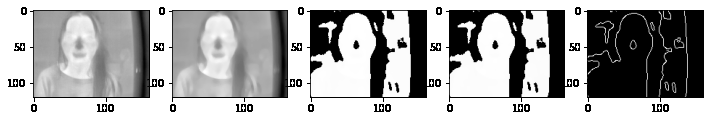
//> input picture Resources/1614513421.528661.allstep.png, 710 x 121 px
$ ./findcontour Resources/1614513421.528661.allstep.png   (built with g++ and OpenCV 4)
//> lines starting //> are read from the running program, lines starting //| are printed output that depends on the picture; after the words box and inside, x2 and y2 are one past the last pixel; in counts of white or black regions, pixels touching at a corner belong together
#include "opencv2/imgcodecs.hpp"
#include "opencv2/highgui.hpp"
#include "opencv2/imgproc.hpp"
#include <iostream>
using namespace cv;
using namespace std;
RNG rng(12345);
Mat src;
int nbPoint = 100;
float w1 = 0.6442;
float w2 = 0.3558;
float bias = 6.4676;
int flag = 0;
struct bigger
{
    template<class T>
    bool operator()(T const &a, T const &b) const { return a > b; }
};

Mat img2Canny(Mat img){
    float mthreshold = mean(img)[0];
    Mat thresh;
    medianBlur(img, thresh, 5);
    threshold(thresh, thresh, mthreshold, 0, THRESH_TOZERO);
    normalize(thresh, thresh, 0, 255, NORM_MINMAX, CV_8U);
    Canny(thresh, thresh, 30, 60);
    return thresh;
}


float calTemperature(vector<Point> contour){
    Rect bound = boundingRect(contour);
    Mat lena1 = Mat::zeros(Size(src.cols, src.rows),CV_8UC1);
    rectangle(lena1, bound, 255, -1);
    vector<Point> indices;
    findNonZero(lena1, indices);

    vector<float> vectorTemp;
    float sum = 0;
    float maxTemp = -1;
    for (int i = 0; i<indices.size(); i++){
        __int16_t temp = src.at<__int16_t>(indices[i].x, indices[i].y);
        float celcius = float(temp) / 100 - 273.15;
        sum += celcius;
        vectorTemp.push_back(celcius);
        if (celcius > maxTemp){
            maxTemp = celcius;
        }
    }

    sort(vectorTemp.begin(), vectorTemp.end(), bigger());
    float maxAverage = 0.0;
    float minAverage = 0.0;
    for (auto i = vectorTemp.begin(); i < vectorTemp.begin()+nbPoint; ++i){
        maxAverage += *i;
    }

    for (auto i = vectorTemp.end() - 100; i < vectorTemp.end(); i++)
    {
        minAverage += *i;
    }
    float maxBoundingboxTemp = maxAverage / nbPoint;
    float environmentTemp = minAverage / nbPoint;
    cout << "average temperature of human is " << maxBoundingboxTemp << endl;
    cout << "average temperature of environment is " << environmentTemp << endl;
    cout << "bouding box size: " << indices.size() << endl;
    float averageTemp = sum / indices.size();
    cout << "Average temp of contour "  << averageTemp << endl;
    cout << "Max temp " << maxTemp << endl;
    cout << "Min temp " << vectorTemp.back() << endl;

    if (flag==1){
        float predictTemp = w1 * maxBoundingboxTemp + w2 * environmentTemp + bias;
        cout << "predict temperature of this image is: " << predictTemp << endl;
    }

    cout << endl;
}

void drawMaxContour(Mat img, Mat dst){
    vector<vector<Point> > contours;
    vector<Vec4i> hierarchy;

    int maxIndex = -1;
    float maxArea = -1.0;
    findContours(img, contours, RETR_TREE, CHAIN_APPROX_NONE);
    for (int i=0; i<contours.size(); i++){
        vector<Point>  hull;
        convexHull(contours[i], hull);
        float area = contourArea(hull);
        if (area > maxArea) {
            maxIndex = i;
            maxArea = area;
        }
    }

    Scalar color = Scalar(0, 255, 0);
    drawContours(dst, contours, maxIndex, color, -1);
    calTemperature(contours[maxIndex]);
    Mat mresize;
    resize(dst, mresize, Size(640, 480), INTER_LINEAR);
    if (flag==1) {
        imshow("dst", mresize);
        waitKey(0);
    }
    // imshow("lena", lena1);
}


int main( int argc, char** argv )
{
    const String keys = "{@input | ./IR/1595432616.161967.png | input image}"
                        "{image  | 1                          | showimage}";

    CommandLineParser parser( argc, argv,  keys);
    // int mode[10] = {IMREAD_COLOR, IMREAD_UNCHANGED, IMREAD_GRAYSCALE, IMREAD_ANYDEPTH, };
    flag = parser.get<int>("image");
    src = imread( samples::findFile( parser.get<String>( "@input" ) ) , IMREAD_ANYDEPTH);
//> src is the input picture: 121 rows x 710 cols, CV_8UC1; min 0, max 255, mean 170.6

    if( src.empty() )
    {
      cout << "Could not open or find the image!\n" << endl;
      cout << "Usage: " << argv[0] << " <Input image>" << endl;
      return -1;
    }

    Mat norm, drawing;
    normalize(src, norm, 0, 255, NORM_MINMAX, CV_8U); // for visualizing
    // (drawing, CV_8UC3);
    cvtColor(norm, drawing, COLOR_GRAY2BGR);
    Mat thresh = img2Canny(src);
//> in img2Canny, `float mthreshold = mean(img)[0];`: mthreshold = 170.6
//> in img2Canny, `medianBlur(img, thresh, 5);`:
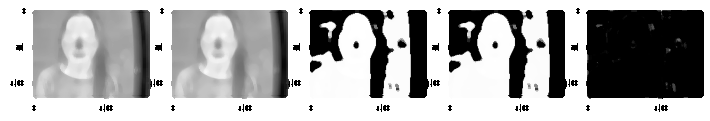
//> thresh: 121 rows x 710 cols, CV_8UC1; min 0, max 255, mean 173.4
//> in img2Canny, `threshold(thresh, thresh, mthreshold, 0, THRESH_TOZERO);`:
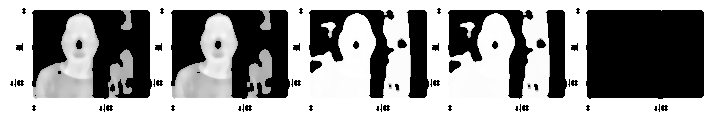
//> thresh: 121 rows x 710 cols, CV_8UC1; 16.32% of pixels changed, all inside (x1, y1, x2, y2) = (32, 10, 688, 99)
//> in img2Canny, `Canny(thresh, thresh, 30, 60);`:
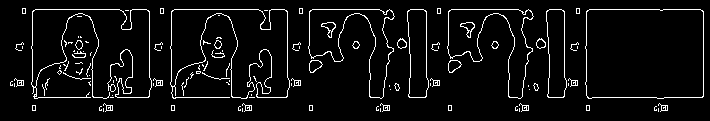
//> thresh: 121 rows x 710 cols, CV_8UC1; 5.8% white in thin lines or dots, all inside (x1, y1, x2, y2) = (10, 8, 704, 112)
    drawMaxContour(thresh, drawing);
//> in drawMaxContour, `findContours(img, contours, RETR_TREE, CHAIN_APPROX_NONE);`: contours = 170 contours, 124 with area under 20; largest, box (x1, y1, x2, y2) and area: (585, 9, 704, 99) 10302, (585, 9, 704, 99) 10296, (170, 9, 290, 99) 6122, (170, 9, 290, 99) 6084, (308, 9, 395, 99) 3064
//> the loop in drawMaxContour, `for (int i=0; i<contours.size(); i++)` made 170 passes
//> (area, maxArea) on passes 21, 80, 97, 140, 156, 158: (54, 54), (62, 62), (117, 117), (10445.5, 10445.5), (10446, 10446), (10533, 10533)
//> area on passes 24, 27, 30, 33, 46, 47: 54, 54, 54, 54, 25, 20.5
//> after the loop in drawMaxContour, `for (int i=0; i<contours.size(); i++)`: maxIndex = 157; maxArea = 10533
//> in drawMaxContour, `drawContours(dst, contours, maxIndex, color, -1);`:
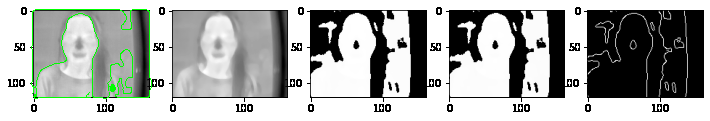
//> dst: 121 rows x 710 cols, CV_8UC3; 1.01% of pixels changed, all inside (x1, y1, x2, y2) = (31, 9, 152, 99)
//> in calTemperature, `Rect bound = boundingRect(contour);`: bound = Rect(31, 9, 121, 90)
//> in calTemperature, `rectangle(lena1, bound, 255, -1);`:
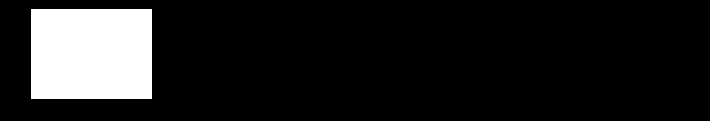
//> lena1: 121 rows x 710 cols, CV_8UC1; 12.7% white; 1 white region, box (x1, y1, x2, y2) and area: (31, 9, 152, 99) 10890
//> in calTemperature, `findNonZero(lena1, indices);`: indices = 10890 Points (x, y), first 12: [31, 9], [32, 9], [33, 9], [34, 9], [35, 9], [36, 9], [37, 9], [38, 9], [39, 9], [40, 9], [41, 9], [42, 9]
//> the loop in calTemperature, `for (int i = 0; i<indices.size(); i++)` made 10890 passes
//> (temp, celcius, maxTemp) on passes 4744, 7054: (32646, 53.31, 53.31), (32650, 53.35, 53.35)
//> (temp, celcius, sum) on passes 1 to 6: (-1, -273.2, -273.2), (-1, -273.2, -546.3), (-1, -273.2, -819.5), (-1, -273.2, -1092.6), (-1, -273.2, -1365.8), (-1, -273.2, -1639)
//> after the loop in calTemperature, `for (int i = 0; i<indices.size(); i++)`: sum = -3656232.2; vectorTemp = 10890 values, max 53.35 at index 7053, min -599.6 at index 5131, mean -335.7; maxTemp = 53.35
//> in calTemperature, `sort(vectorTemp.begin(), vectorTemp.end(), bigger());`: vectorTemp = 10890 values, max 53.35 at index 0, min -599.6 at index 10889, mean -335.7
//> the loop in calTemperature, `for (auto i = vectorTemp.begin(); i < vectorTemp.begin()+nbPoint; ++i)` made 100 passes
//> maxAverage on passes 1 to 12: 53.35, 106.7, 160, 213.3, 266.5, 319.8, 373.1, 426.2, 477, 527.7, 578.4, 629.1
//> after the loop in calTemperature, `for (auto i = vectorTemp.begin(); i < vectorTemp.begin()+nbPoint; ++i)`: maxAverage = 4086.2
//> the loop in calTemperature, `for (auto i = vectorTemp.end() - 100; i < vectorTemp.end(); i++)` made 100 passes
//> minAverage on passes 1 to 12: -581.5, -1163, -1744.6, -2326.1, -2907.7, -3489.3, -4070.9, -4652.5, -5234.1, -5815.7, -6397.4, -6979
//> after the loop in calTemperature, `for (auto i = vectorTemp.end() - 100; i < vectorTemp.end(); i++)`: minAverage = -59062.4
//> in calTemperature, `float maxBoundingboxTemp = maxAverage / nbPoint;`: maxBoundingboxTemp = 40.86
//> in calTemperature, `float environmentTemp = minAverage / nbPoint;`: environmentTemp = -590.6
//| average temperature of human is 40.8621
//| average temperature of environment is -590.625
//| bouding box size: 10890
//> in calTemperature, `float averageTemp = sum / indices.size();`: averageTemp = -335.7
//| Average temp of contour -335.742
//| Max temp 53.35
//| Min temp -599.59
//> in calTemperature, `float predictTemp = w1 * maxBoundingboxTemp + w2 * environmentTemp + b..`: predictTemp = -177.4
//| predict temperature of this image is: -177.353
//> in drawMaxContour, `resize(dst, mresize, Size(640, 480), INTER_LINEAR);`:
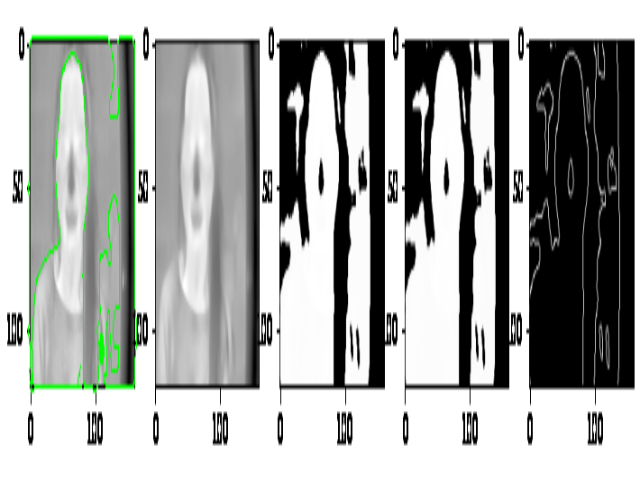
//> mresize: 480 rows x 640 cols, CV_8UC3; mean B, G, R 169, 171.5, 169
    // imshow("canny", norm);

    return 0;
}
